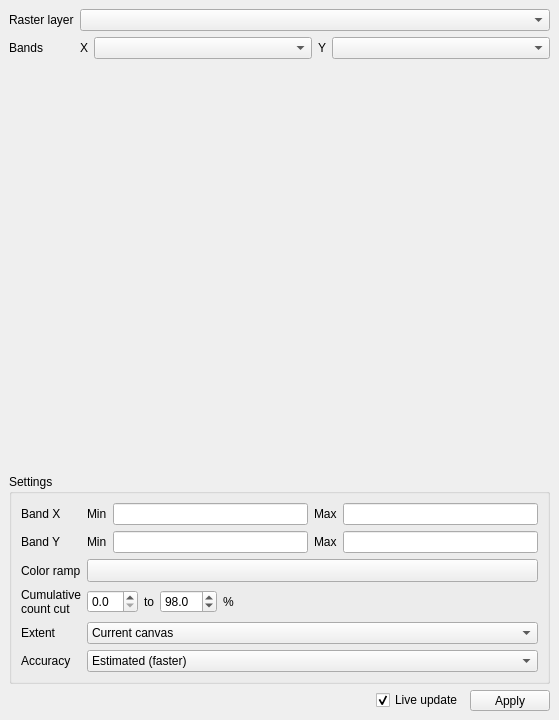
<?xml version="1.0" encoding="UTF-8"?>
<ui version="4.0">
 <class>MainWindow</class>
 <widget class="QMainWindow" name="MainWindow">
  <property name="geometry">
   <rect>
    <x>0</x>
    <y>0</y>
    <width>559</width>
    <height>720</height>
   </rect>
  </property>
  <property name="windowTitle">
   <string>Scatter Plot</string>
  </property>
  <widget class="QWidget" name="centralwidget">
   <layout class="QVBoxLayout" name="verticalLayout" stretch="0,0,1,0">
    <item>
     <layout class="QFormLayout" name="formLayout_2">
      <item row="0" column="0">
       <widget class="QLabel" name="label_5">
        <property name="sizePolicy">
         <sizepolicy hsizetype="Fixed" vsizetype="Preferred">
          <horstretch>0</horstretch>
          <verstretch>0</verstretch>
         </sizepolicy>
        </property>
        <property name="text">
         <string>Raster layer</string>
        </property>
       </widget>
      </item>
      <item row="1" column="0">
       <widget class="QLabel" name="label_4">
        <property name="sizePolicy">
         <sizepolicy hsizetype="Fixed" vsizetype="Preferred">
          <horstretch>0</horstretch>
          <verstretch>0</verstretch>
         </sizepolicy>
        </property>
        <property name="text">
         <string>Bands</string>
        </property>
       </widget>
      </item>
      <item row="0" column="1">
       <widget class="QgsMapLayerComboBox" name="mLayer">
        <property name="currentIndex">
         <number>-1</number>
        </property>
        <property name="allowEmptyLayer">
         <bool>true</bool>
        </property>
       </widget>
      </item>
      <item row="1" column="1">
       <layout class="QHBoxLayout" name="horizontalLayout">
        <item>
         <widget class="QLabel" name="label_8">
          <property name="sizePolicy">
           <sizepolicy hsizetype="Fixed" vsizetype="Preferred">
            <horstretch>0</horstretch>
            <verstretch>0</verstretch>
           </sizepolicy>
          </property>
          <property name="text">
           <string>X</string>
          </property>
         </widget>
        </item>
        <item>
         <widget class="QgsRasterBandComboBox" name="mBandX"/>
        </item>
        <item>
         <widget class="QLabel" name="label_9">
          <property name="sizePolicy">
           <sizepolicy hsizetype="Fixed" vsizetype="Preferred">
            <horstretch>0</horstretch>
            <verstretch>0</verstretch>
           </sizepolicy>
          </property>
          <property name="text">
           <string>Y</string>
          </property>
         </widget>
        </item>
        <item>
         <widget class="QgsRasterBandComboBox" name="mBandY"/>
        </item>
       </layout>
      </item>
     </layout>
    </item>
    <item>
     <widget class="ScatterPlotWidget" name="mScatterPlot" native="true">
      <property name="sizePolicy">
       <sizepolicy hsizetype="Preferred" vsizetype="Preferred">
        <horstretch>0</horstretch>
        <verstretch>1</verstretch>
       </sizepolicy>
      </property>
     </widget>
    </item>
    <item>
     <widget class="QgsCollapsibleGroupBox" name="mGroupBox">
      <property name="sizePolicy">
       <sizepolicy hsizetype="Preferred" vsizetype="Fixed">
        <horstretch>0</horstretch>
        <verstretch>0</verstretch>
       </sizepolicy>
      </property>
      <property name="title">
       <string>Settings</string>
      </property>
      <layout class="QVBoxLayout" name="verticalLayout_2">
       <item>
        <layout class="QFormLayout" name="formLayout">
         <item row="0" column="0">
          <widget class="QLabel" name="label_3">
           <property name="text">
            <string>Band X</string>
           </property>
          </widget>
         </item>
         <item row="0" column="1">
          <layout class="QHBoxLayout" name="horizontalLayout_4">
           <item>
            <widget class="QLabel" name="label_10">
             <property name="sizePolicy">
              <sizepolicy hsizetype="Fixed" vsizetype="Preferred">
               <horstretch>0</horstretch>
               <verstretch>0</verstretch>
              </sizepolicy>
             </property>
             <property name="text">
              <string>Min</string>
             </property>
            </widget>
           </item>
           <item>
            <widget class="QgsFilterLineEdit" name="mMinimumX">
             <property name="nullValue">
              <string>band minimum</string>
             </property>
             <property name="qgisRelation" stdset="0">
              <string notr="true"/>
             </property>
            </widget>
           </item>
           <item>
            <widget class="QLabel" name="label_11">
             <property name="sizePolicy">
              <sizepolicy hsizetype="Fixed" vsizetype="Preferred">
               <horstretch>0</horstretch>
               <verstretch>0</verstretch>
              </sizepolicy>
             </property>
             <property name="text">
              <string>Max</string>
             </property>
            </widget>
           </item>
           <item>
            <widget class="QgsFilterLineEdit" name="mMaximumX">
             <property name="nullValue">
              <string>band maximum</string>
             </property>
             <property name="qgisRelation" stdset="0">
              <string notr="true"/>
             </property>
            </widget>
           </item>
          </layout>
         </item>
         <item row="1" column="0">
          <widget class="QLabel" name="label_6">
           <property name="text">
            <string>Band Y</string>
           </property>
          </widget>
         </item>
         <item row="1" column="1">
          <layout class="QHBoxLayout" name="horizontalLayout_5">
           <item>
            <widget class="QLabel" name="label_12">
             <property name="sizePolicy">
              <sizepolicy hsizetype="Fixed" vsizetype="Preferred">
               <horstretch>0</horstretch>
               <verstretch>0</verstretch>
              </sizepolicy>
             </property>
             <property name="text">
              <string>Min</string>
             </property>
            </widget>
           </item>
           <item>
            <widget class="QgsFilterLineEdit" name="mMinimumY">
             <property name="nullValue">
              <string>band minimum</string>
             </property>
             <property name="qgisRelation" stdset="0">
              <string notr="true"/>
             </property>
            </widget>
           </item>
           <item>
            <widget class="QLabel" name="label_13">
             <property name="sizePolicy">
              <sizepolicy hsizetype="Fixed" vsizetype="Preferred">
               <horstretch>0</horstretch>
               <verstretch>0</verstretch>
              </sizepolicy>
             </property>
             <property name="text">
              <string>Max</string>
             </property>
            </widget>
           </item>
           <item>
            <widget class="QgsFilterLineEdit" name="mMaximumY">
             <property name="nullValue">
              <string>band maximum</string>
             </property>
             <property name="qgisRelation" stdset="0">
              <string notr="true"/>
             </property>
            </widget>
           </item>
          </layout>
         </item>
         <item row="2" column="0">
          <widget class="QLabel" name="label_15">
           <property name="text">
            <string>Color ramp</string>
           </property>
          </widget>
         </item>
         <item row="2" column="1">
          <layout class="QHBoxLayout" name="horizontalLayout_3">
           <item>
            <widget class="QgsColorRampButton" name="mDensityRamp">
             <property name="sizePolicy">
              <sizepolicy hsizetype="Preferred" vsizetype="Fixed">
               <horstretch>1</horstretch>
               <verstretch>0</verstretch>
              </sizepolicy>
             </property>
             <property name="text">
              <string/>
             </property>
            </widget>
           </item>
          </layout>
         </item>
         <item row="4" column="0">
          <widget class="QLabel" name="label_34">
           <property name="sizePolicy">
            <sizepolicy hsizetype="Fixed" vsizetype="Preferred">
             <horstretch>0</horstretch>
             <verstretch>0</verstretch>
            </sizepolicy>
           </property>
           <property name="text">
            <string>Extent</string>
           </property>
          </widget>
         </item>
         <item row="4" column="1">
          <widget class="QComboBox" name="mExtent">
           <property name="toolTip">
            <string>The Statistics extent.</string>
           </property>
           <property name="currentIndex">
            <number>1</number>
           </property>
           <item>
            <property name="text">
             <string>Whole raster</string>
            </property>
           </item>
           <item>
            <property name="text">
             <string>Current canvas</string>
            </property>
           </item>
          </widget>
         </item>
         <item row="5" column="0">
          <widget class="QLabel" name="label_35">
           <property name="sizePolicy">
            <sizepolicy hsizetype="Fixed" vsizetype="Preferred">
             <horstretch>0</horstretch>
             <verstretch>0</verstretch>
            </sizepolicy>
           </property>
           <property name="text">
            <string>Accuracy</string>
           </property>
          </widget>
         </item>
         <item row="5" column="1">
          <widget class="QComboBox" name="mAccuracy">
           <property name="toolTip">
            <string>The calculation accuracy.</string>
           </property>
           <property name="currentIndex">
            <number>0</number>
           </property>
           <item>
            <property name="text">
             <string>Estimated (faster)</string>
            </property>
           </item>
           <item>
            <property name="text">
             <string>Actual (slower)</string>
            </property>
           </item>
          </widget>
         </item>
         <item row="3" column="0">
          <widget class="QLabel" name="label_16">
           <property name="text">
            <string>Cumulative
count cut</string>
           </property>
          </widget>
         </item>
         <item row="3" column="1">
          <layout class="QHBoxLayout" name="horizontalLayout_6">
           <item>
            <widget class="QDoubleSpinBox" name="mDensityP1">
             <property name="suffix">
              <string/>
             </property>
             <property name="decimals">
              <number>1</number>
             </property>
             <property name="minimum">
              <double>0.000000000000000</double>
             </property>
             <property name="maximum">
              <double>90.000000000000000</double>
             </property>
             <property name="singleStep">
              <double>5.000000000000000</double>
             </property>
             <property name="value">
              <double>0.000000000000000</double>
             </property>
            </widget>
           </item>
           <item>
            <widget class="QLabel" name="label_18">
             <property name="text">
              <string>to</string>
             </property>
            </widget>
           </item>
           <item>
            <widget class="QDoubleSpinBox" name="mDensityP2">
             <property name="suffix">
              <string/>
             </property>
             <property name="decimals">
              <number>1</number>
             </property>
             <property name="minimum">
              <double>90.099999999999994</double>
             </property>
             <property name="maximum">
              <double>100.000000000000000</double>
             </property>
             <property name="singleStep">
              <double>0.100000000000000</double>
             </property>
             <property name="value">
              <double>98.000000000000000</double>
             </property>
            </widget>
           </item>
           <item>
            <widget class="QLabel" name="label_17">
             <property name="text">
              <string>%</string>
             </property>
            </widget>
           </item>
           <item>
            <spacer name="horizontalSpacer_3">
             <property name="orientation">
              <enum>Qt::Horizontal</enum>
             </property>
             <property name="sizeHint" stdset="0">
              <size>
               <width>40</width>
               <height>20</height>
              </size>
             </property>
            </spacer>
           </item>
          </layout>
         </item>
        </layout>
       </item>
      </layout>
     </widget>
    </item>
    <item>
     <layout class="QHBoxLayout" name="horizontalLayout_2">
      <item>
       <spacer name="horizontalSpacer">
        <property name="orientation">
         <enum>Qt::Horizontal</enum>
        </property>
        <property name="sizeHint" stdset="0">
         <size>
          <width>40</width>
          <height>20</height>
         </size>
        </property>
       </spacer>
      </item>
      <item>
       <widget class="QCheckBox" name="mLiveUpdate">
        <property name="toolTip">
         <string>Whether to auto-apply styling.</string>
        </property>
        <property name="text">
         <string>Live update</string>
        </property>
        <property name="checked">
         <bool>true</bool>
        </property>
       </widget>
      </item>
      <item>
       <widget class="QToolButton" name="mApply">
        <property name="sizePolicy">
         <sizepolicy hsizetype="Fixed" vsizetype="Fixed">
          <horstretch>0</horstretch>
          <verstretch>0</verstretch>
         </sizepolicy>
        </property>
        <property name="minimumSize">
         <size>
          <width>80</width>
          <height>0</height>
         </size>
        </property>
        <property name="toolTip">
         <string>Apply style.</string>
        </property>
        <property name="text">
         <string>Apply</string>
        </property>
       </widget>
      </item>
     </layout>
    </item>
   </layout>
  </widget>
 </widget>
 <customwidgets>
  <customwidget>
   <class>QgsCollapsibleGroupBox</class>
   <extends>QGroupBox</extends>
   <header>qgscollapsiblegroupbox.h</header>
   <container>1</container>
  </customwidget>
  <customwidget>
   <class>QgsFilterLineEdit</class>
   <extends>QLineEdit</extends>
   <header>qgsfilterlineedit.h</header>
  </customwidget>
  <customwidget>
   <class>QgsMapLayerComboBox</class>
   <extends>QComboBox</extends>
   <header>qgsmaplayercombobox.h</header>
  </customwidget>
  <customwidget>
   <class>QgsRasterBandComboBox</class>
   <extends>QComboBox</extends>
   <header>qgsrasterbandcombobox.h</header>
  </customwidget>
  <customwidget>
   <class>QgsColorRampButton</class>
   <extends>QToolButton</extends>
   <header>qgis.gui</header>
  </customwidget>
  <customwidget>
   <class>ScatterPlotWidget</class>
   <extends>QWidget</extends>
   <header>scatterplotapp.scatterplotdialog</header>
   <container>1</container>
  </customwidget>
 </customwidgets>
 <resources/>
 <connections>
  <connection>
   <sender>mLayer</sender>
   <signal>layerChanged(QgsMapLayer*)</signal>
   <receiver>mBandX</receiver>
   <slot>setLayer(QgsMapLayer*)</slot>
   <hints>
    <hint type="sourcelabel">
     <x>134</x>
     <y>20</y>
    </hint>
    <hint type="destinationlabel">
     <x>143</x>
     <y>51</y>
    </hint>
   </hints>
  </connection>
  <connection>
   <sender>mLayer</sender>
   <signal>layerChanged(QgsMapLayer*)</signal>
   <receiver>mBandY</receiver>
   <slot>setLayer(QgsMapLayer*)</slot>
   <hints>
    <hint type="sourcelabel">
     <x>368</x>
     <y>20</y>
    </hint>
    <hint type="destinationlabel">
     <x>428</x>
     <y>54</y>
    </hint>
   </hints>
  </connection>
 </connections>
</ui>
